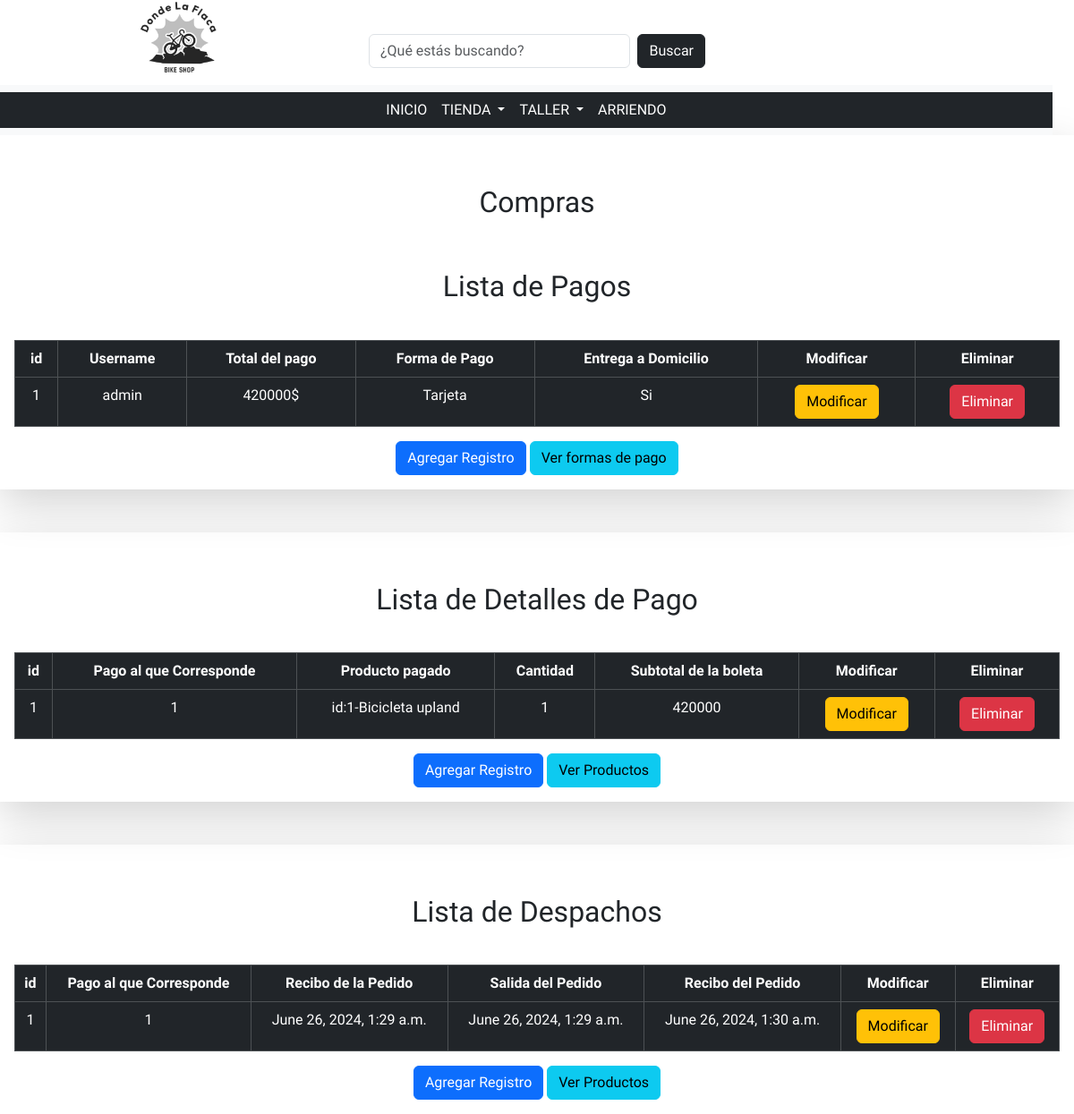
Before: /MasterBikes/crud-ventas with the older database file.
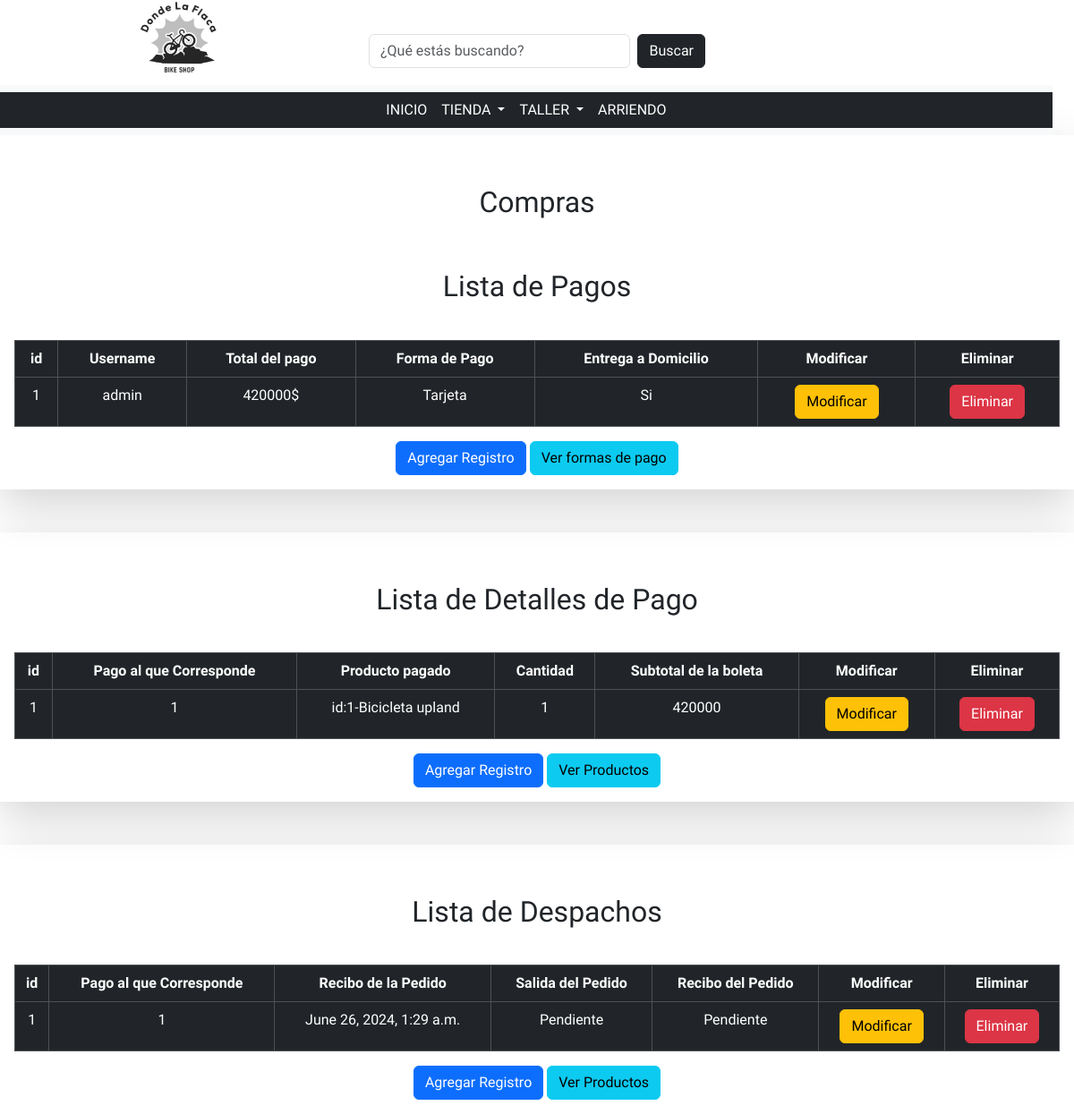
After: the same page with the newer database file.
### MasterBikes/models.py (models this page shows)
class Despacho(models.Model):
    id_despacho = models.AutoField(primary_key=True, db_column="idDespacho")
    id_pago = models.ForeignKey(
        "Pago", on_delete=models.CASCADE, db_column="idPago"
    )
    pedido = models.DateTimeField(blank=True,null=True)
    envio = models.DateTimeField(blank=True,null=True)
    recibo = models.DateTimeField(blank=True,null=True)

### MasterBikes/views.py (the view)
# urls.py: path('crud-ventas', views.crud_ventas, name='crud-ventas'),
def crud_ventas(request):
    pagos = Pago.objects.all()
    usuarios = User.objects.all()
    detalle = Usuario.objects.all()
    formaPago = FormaPago.objects.all()
    detallePago = Detalle.objects.all()
    productos = Producto.objects.all()
    despachos = Despacho.objects.all()
    context={
        "pagos" : pagos,
        "usuarios" : usuarios,
        "detalle" : detalle,
        "formaPago" : formaPago,
        "detallePago" : detallePago,
        "productos" : productos,
        "despachos" : despachos,
    }
    return render(request, 'pages/despliegue/crud_ventas.html', context)

### MasterBikes/templates/pages/despliegue/crud_ventas.html (shortened to what the changed rows need)
<!DOCTYPE html>
<html lang="en">
<head>
    {% load static %}
    <link rel="stylesheet" href="{% static 'css/bootstrap.min.css'%}">
    <link rel="stylesheet" href="{% static 'css/style.css'%}">
</head>
<body>
    <main>
        <div class="container">
            <div class="row">
                <div class="col-md shadow-lg mx-auto text-center p-3">
                    <br>
                    <h2 class="my-3">Compras</h2>
                    <br>
                    <h2 class="my-3">Lista de Pagos</h2><br>
                    <table class="table table-dark table-hover table-bordered">
                        <thead>
                            <th>id</th>
                            <th>Username</th>
                            <th>Total del pago</th>
                            <th>Forma de Pago</th>
                            <th>Entrega a Domicilio</th>
                            <th>Modificar</th>
                            <th>Eliminar</th>
                        </thead>
                    </table>
                </div>
            </div>
            <br>
            <br>
            <div class="row">
                <div class="col-md shadow-lg mx-auto text-center p-3">
                    <br>
                    <h2 class="my-3">Lista de Detalles de Pago</h2><br>
                    <table class="table table-dark table-hover table-bordered">
                        <thead>
                            <th>id</th>
                            <th>Pago al que Corresponde</th>
                            <th>Producto pagado</th>
                            <th>Cantidad</th>
                            <th>Subtotal de la boleta</th>
                            <th>Modificar</th>
                            <th>Eliminar</th>
                        </thead>
                    </table>
                </div>
            </div>
            <br>
            <br>
            <div class="row">
                <div class="col-md shadow-lg mx-auto text-center p-3">
                    <br>
                    <h2 class="my-3">Lista de Despachos</h2><br>
                    <table class="table table-dark table-hover table-bordered">
                        <thead>
                            <th>id</th>
                            <th>Pago al que Corresponde</th>
                            <th>Recibo de la Pedido</th>
                            <th>Salida del Pedido</th>
                            <th>Recibo del Pedido</th>
                            <th>Modificar</th>
                            <th>Eliminar</th>
                        </thead>
                        <tbody>
                            {% if despachos %}
                                {% for tmp in despachos %}
                                    <tr>
                                        <td>{{tmp.id_despacho}}</td>
                                        {% if pagos %}
                                            {% for pag in pagos %}
                                                {% if pag.id_pago == tmp.id_pago.id_pago %}
                                                    <td>{{pag.id_pago}}</td>
                                                {% endif %}
                                            {% endfor%}
                                        {% endif %}
                                        {% if tmp.pedido == null or tmp.pedido == blank %}
                                            <td>error</td>
                                        {% else %}
                                            <td>{{tmp.pedido}}</td>
                                        {% endif %}
                                        {% if tmp.envio == null or tmp.envio == blank %}
                                            <td>Pendiente</td>
                                        {% else %}
                                            <td>{{tmp.envio}}</td>
                                        {% endif %}
                                        {% if tmp.recibo == null or tmp.recibo == blank %}
                                            <td>Pendiente</td>
                                        {% else %}
                                            <td>{{tmp.recibo}}</td>
                                        {% endif %}
                                        <td><a href=""><button
                                            class="btn btn-warning">Modificar</button></a></td>
                                        <td><a href=""><button
                                            class="btn btn-danger">Eliminar</button></a></td>
                                    </tr>
                                {% endfor%}
                            {% endif %}
                        </tbody>
                    </table>
                </div>
            </div>
        </div>
    </main>
</body>
</html>

Changed rows visible on the page:
changed Despacho id 1: envio "June 26, 2024, 1:29 a.m." → (not shown); recibo "June 26, 2024, 1:30 a.m." → (not shown); now shows "Pendiente"
